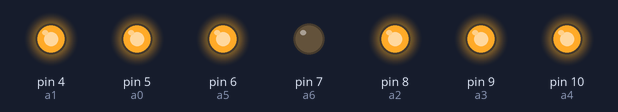
A sketch run on a simulated Arduino Uno, built with avr-gcc and run on an emulated ATmega328P. Parts: output pins drawn as LEDs (lit = HIGH).

Above: at 0.9 s.
At 1.7 s:
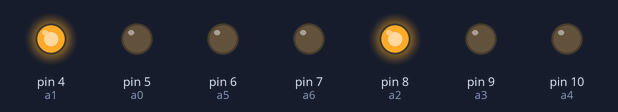
At 3.9 s:
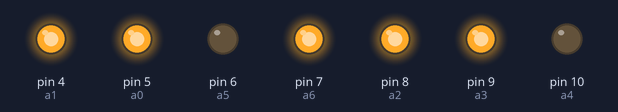
At 7.2 s:
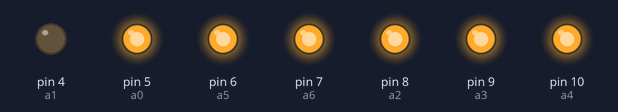
At 10.7 s:
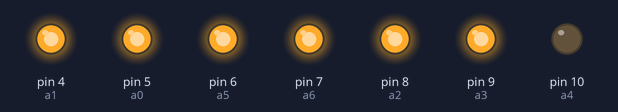
At 13.8 s:
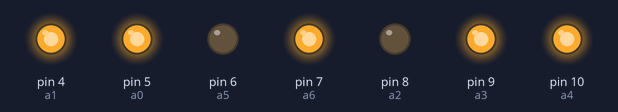
Timing chart, 0 to 14.3 s (numbered marks = the images above):
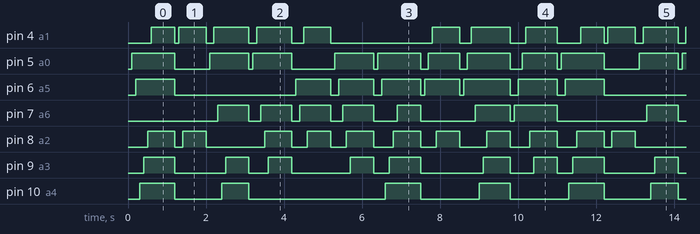

The sketch:

7-segmentdisplayEx3.ino.ino
```cpp
//use pins 4 to 10, GND and +5VE
const int a0=5;
const int a1=4;
const int a2=8;
const int a3=9;
const int a4=10;
const int a5=6;
const int a6=7;

void setup() {
  // put your setup code here, to run once:
 pinMode(a0,OUTPUT);
 pinMode(a1,OUTPUT);
 pinMode(a2,OUTPUT);
 pinMode(a3,OUTPUT);
 pinMode(a4,OUTPUT);
 pinMode(a5,OUTPUT);
 pinMode(a6,OUTPUT);
}
void loop() {
  // put your main code here, to run repeatedly:

  zero();
  delay(500);
  one();
  delay(500);
  two();
  delay(500);
  three();
  delay(500);
  four();
  delay(500);
  five();
  delay(500);
  six();
  delay(500);
  seven();
  delay(500);
  eight();
  delay(500);
  nine();
  delay(500);

  delay(2);
}

void zero()
{
  digitalWrite(a0,LOW);
  digitalWrite(a1,LOW);
  digitalWrite(a2,LOW);
  digitalWrite(a3,LOW);
  digitalWrite(a4,LOW);
  digitalWrite(a5,LOW);
  digitalWrite(a6,LOW);

  delay(100);
  digitalWrite(a0, HIGH);
  delay(100);
  digitalWrite(a5, HIGH);
  delay(100);
  digitalWrite(a4, HIGH);
  delay(100);
  digitalWrite(a3, HIGH);
  delay(100);
  digitalWrite(a2, HIGH);
  delay(100);
  digitalWrite(a1, HIGH);
  delay(100);

}
void one()
{
  digitalWrite(a0,LOW);
  digitalWrite(a1,LOW);
  digitalWrite(a2,LOW);
  digitalWrite(a3,LOW);
  digitalWrite(a4,LOW);
  digitalWrite(a5,LOW);
  digitalWrite(a6,LOW);

  delay(100);
  digitalWrite(a1, HIGH);
  delay(100);
  digitalWrite(a2, HIGH);
  delay(100);
}

void two()
{
  digitalWrite(a0,LOW);
  digitalWrite(a1,LOW);
  digitalWrite(a2,LOW);
  digitalWrite(a3,LOW);
  digitalWrite(a4,LOW);
  digitalWrite(a5,LOW);
  digitalWrite(a6,LOW);

  delay(100);
  digitalWrite(a0, HIGH);
  delay(100);
  digitalWrite(a1, HIGH);
  delay(100);
  digitalWrite(a6, HIGH);
  delay(100);
  digitalWrite(a4, HIGH);
  delay(100);
  digitalWrite(a3, HIGH);
  delay(100);
}

void three()
{
  digitalWrite(a0,LOW);
  digitalWrite(a1,LOW);
  digitalWrite(a2,LOW);
  digitalWrite(a3,LOW);
  digitalWrite(a4,LOW);
  digitalWrite(a5,LOW);
  digitalWrite(a6,LOW);

  delay(100);
  digitalWrite(a0, HIGH);
  delay(100);
  digitalWrite(a1, HIGH);
  delay(100);
  digitalWrite(a6, HIGH);
  delay(100);
  digitalWrite(a2, HIGH);
  delay(100);
  digitalWrite(a3, HIGH);
  delay(100);
}

void four()
{

  digitalWrite(a0,LOW);
  digitalWrite(a1,LOW);
  digitalWrite(a2,LOW);
  digitalWrite(a3,LOW);
  digitalWrite(a4,LOW);
  digitalWrite(a5,LOW);
  digitalWrite(a6,LOW);

  delay(100);
  digitalWrite(a5, HIGH);
  delay(100);
  digitalWrite(a6, HIGH);
  delay(100);
  digitalWrite(a1, HIGH);
  delay(100);
  digitalWrite(a2, HIGH);
  delay(100);
}

void five()
{
  digitalWrite(a0,LOW);
  digitalWrite(a1,LOW);
  digitalWrite(a2,LOW);
  digitalWrite(a3,LOW);
  digitalWrite(a4,LOW);
  digitalWrite(a5,LOW);
  digitalWrite(a6,LOW);

  delay(100);
  digitalWrite(a0, HIGH);
  delay(100);
  digitalWrite(a5, HIGH);
  delay(100);
  digitalWrite(a6, HIGH);
  delay(100);
  digitalWrite(a2, HIGH);
  delay(100);
  digitalWrite(a3, HIGH);
  delay(100);
}

void six()
{
  digitalWrite(a0,LOW);
  digitalWrite(a1,LOW);
  digitalWrite(a2,LOW);
  digitalWrite(a3,LOW);
  digitalWrite(a4,LOW);
  digitalWrite(a5,LOW);
  digitalWrite(a6,LOW);

  delay(100);
  digitalWrite(a0, HIGH);
  delay(100);
  digitalWrite(a5, HIGH);
  delay(100);
  digitalWrite(a4, HIGH);
  delay(100);
  digitalWrite(a3, HIGH);
  delay(100);
  digitalWrite(a2, HIGH);
  delay(100);
  digitalWrite(a6, HIGH);
  delay(100);
}

void seven()
{
  digitalWrite(a0,LOW);
  digitalWrite(a1,LOW);
  digitalWrite(a2,LOW);
  digitalWrite(a3,LOW);
  digitalWrite(a4,LOW);
  digitalWrite(a5,LOW);
  digitalWrite(a6,LOW);

  delay(100);
  digitalWrite(a5, HIGH);
  delay(100);
  digitalWrite(a0, HIGH);
  delay(100);
  digitalWrite(a1, HIGH);
  delay(100);
  digitalWrite(a2, HIGH);
  delay(100);

}

void eight()
{
  digitalWrite(a0,LOW);
  digitalWrite(a1,LOW);
  digitalWrite(a2,LOW);
  digitalWrite(a3,LOW);
  digitalWrite(a4,LOW);
  digitalWrite(a5,LOW);
  digitalWrite(a6,LOW);

  delay(100);
  digitalWrite(a5, HIGH);
  delay(100);
  digitalWrite(a0, HIGH);
  delay(100);
  digitalWrite(a1, HIGH);
  delay(100);
  digitalWrite(a6, HIGH);
  delay(100);
  digitalWrite(a4, HIGH);
  delay(100);
  digitalWrite(a3, HIGH);
  delay(100);
  digitalWrite(a2, HIGH);
  delay(100);
}

void nine()
{

  digitalWrite(a0,LOW);
  digitalWrite(a1,LOW);
  digitalWrite(a2,LOW);
  digitalWrite(a3,LOW);
  digitalWrite(a4,LOW);
  digitalWrite(a5,LOW);
  digitalWrite(a6,LOW);

  delay(100);
  digitalWrite(a6, HIGH);
  delay(100);
  digitalWrite(a5, HIGH);
  delay(100);
  digitalWrite(a0, HIGH);
  delay(100);
  digitalWrite(a1, HIGH);
  delay(100);
  digitalWrite(a2, HIGH);
  delay(100);
  digitalWrite(a3, HIGH);
  delay(100);
}
```

Measured:
- by itself, pin 10 (a4): repeats every 11.0 s: LOW 1.2 s, HIGH 0.70 s, LOW 3.5 s, HIGH 0.90 s, LOW 1.5 s, HIGH 0.80 s, LOW 1.5 s, HIGH 0.90 s
- by itself, pin 6 (a5): repeats every 11.0 s: LOW 3.1 s, 2 × (HIGH 0.90 s, LOW 0.20 s), HIGH 1.0 s, LOW 0.10 s, HIGH 0.90 s, LOW 0.10 s, HIGH 1.2 s, 2 × (LOW 0.20 s, HIGH 1.0 s)
- by itself, pin 7 (a6): repeats every 11.0 s: LOW 0.30 s, HIGH 0.80 s, LOW 0.20 s, HIGH 0.80 s, LOW 0.30 s, HIGH 0.80 s, LOW 0.60 s, HIGH 0.60 s, LOW 1.4 s, HIGH 0.90 s, LOW 0.10 s, HIGH 1.1 s, LOW 2.3 s, HIGH 0.80 s
